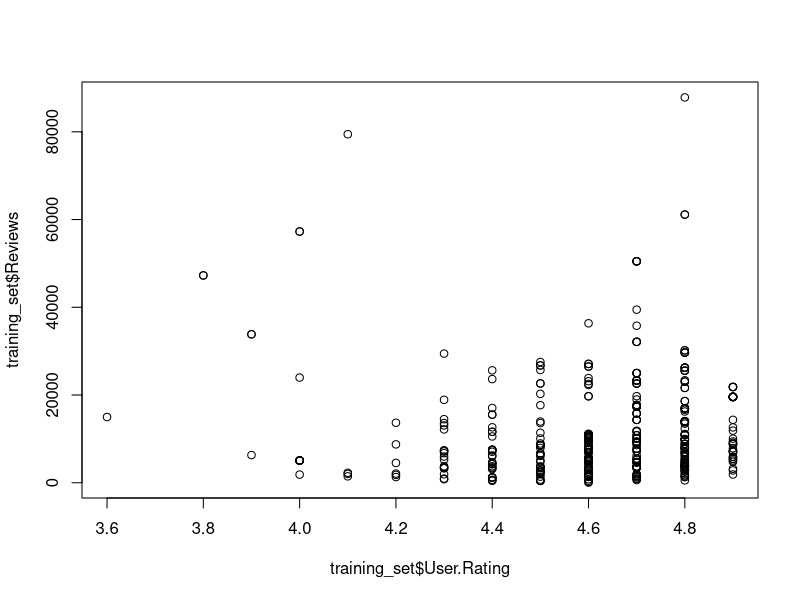
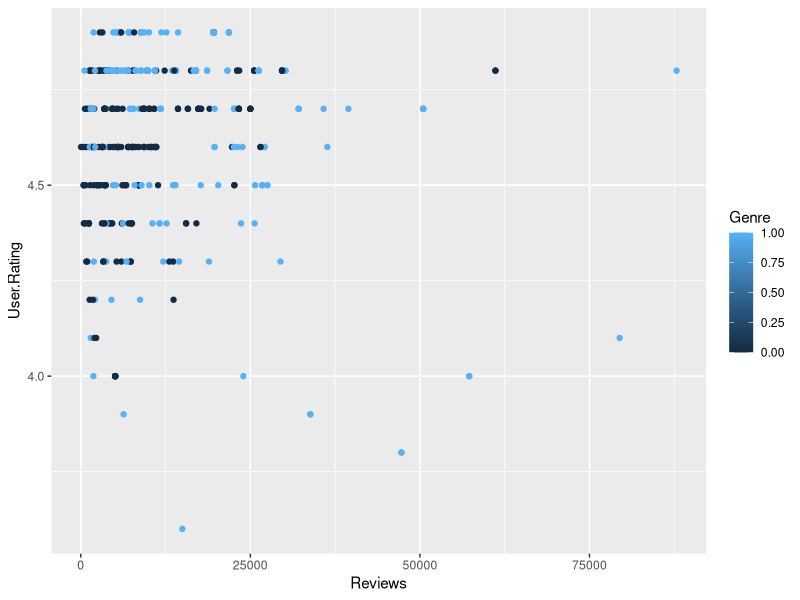
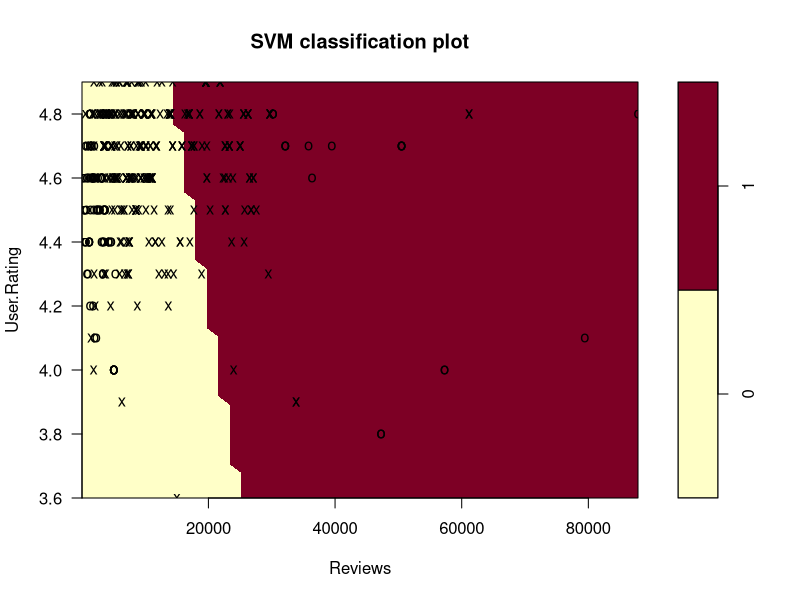
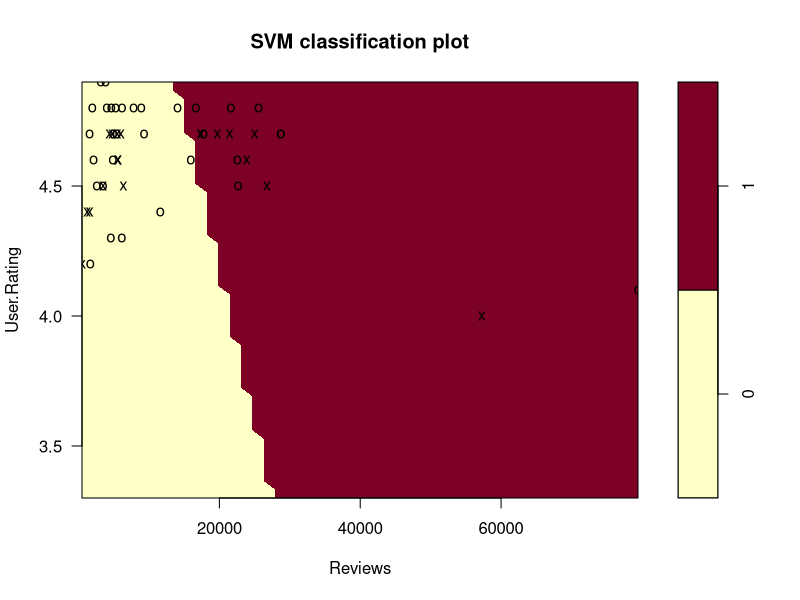
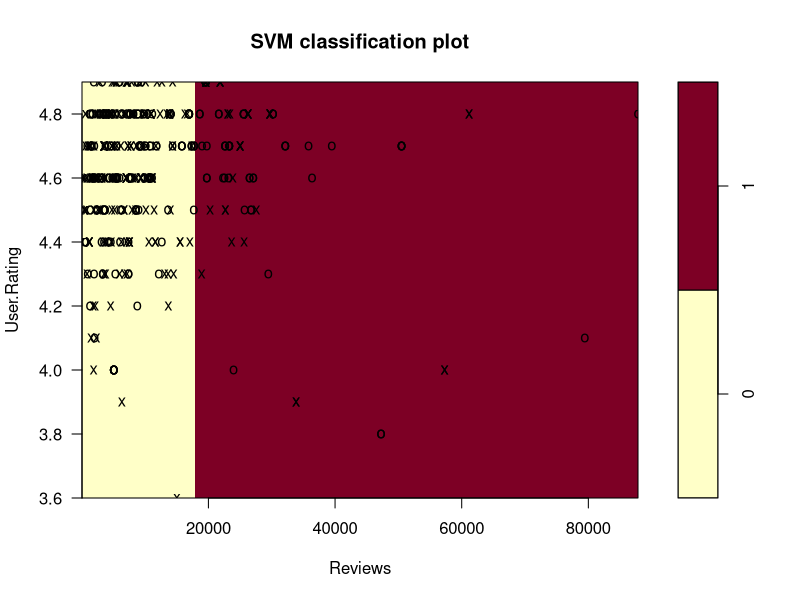
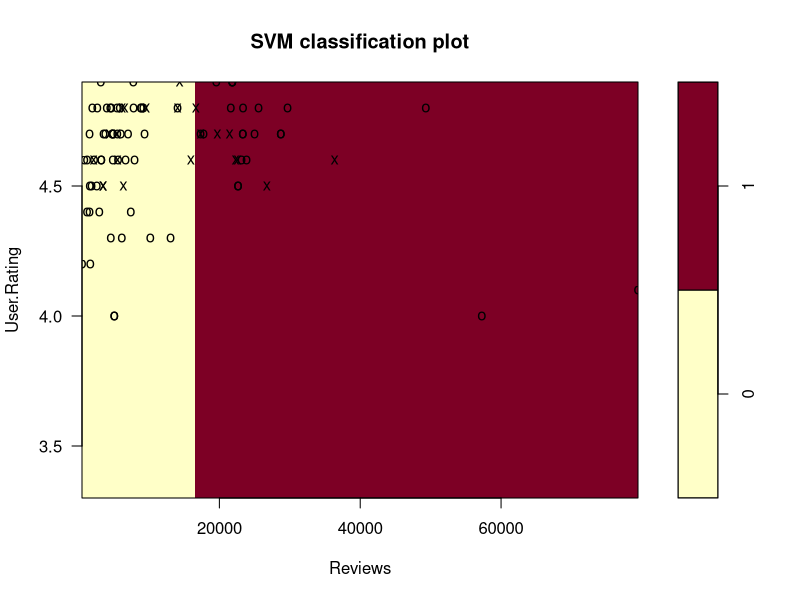
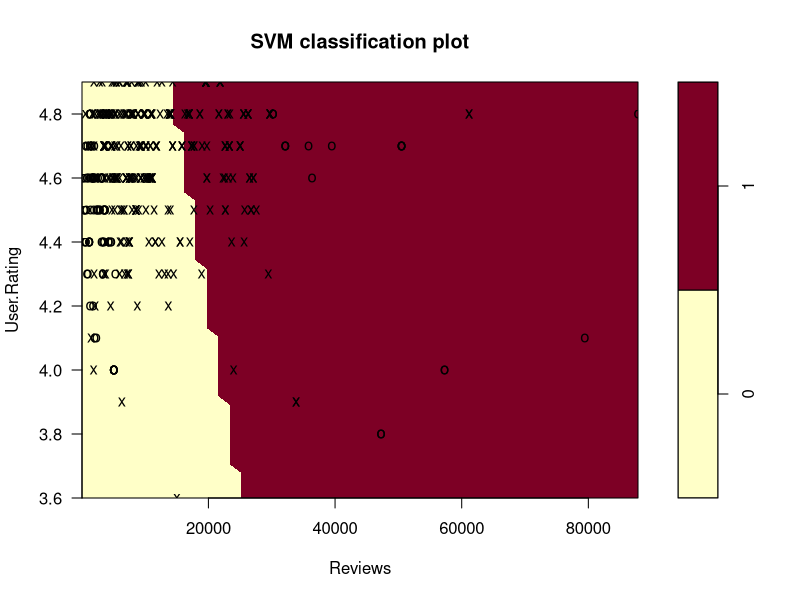
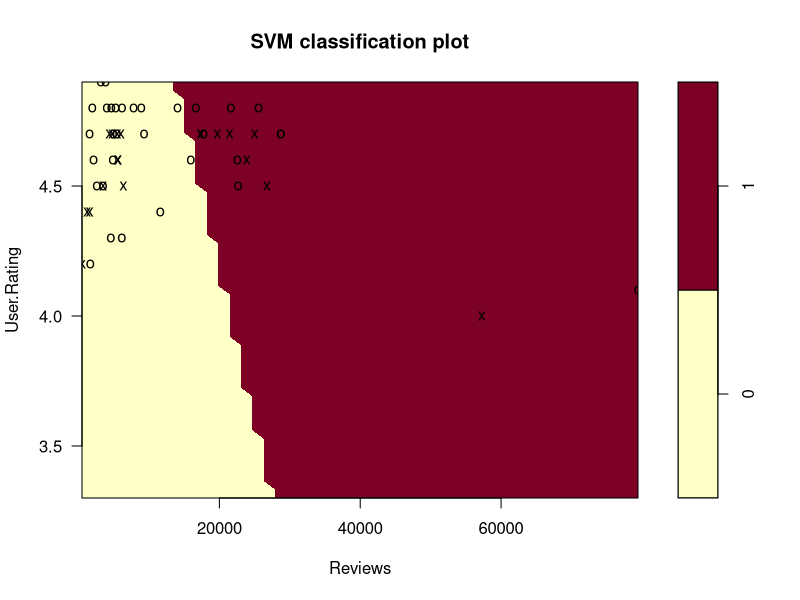

These charts were generated, in order, by the following R code:

#Dataset on Amazon's Top 50 bestselling books from 2009 to 2019. Contains 550 books, 
#Data has been categorized into fiction and non-fiction using Goodreads

# Importing the dataset 
bestseller_books <- read.csv("bestsellers with categories.csv", header = TRUE, sep = ",") 
bestseller_books <- bestseller_books[3:5] # Taking columns 3-5 for implementation
bestseller_books

str(bestseller_books) 
bestseller_books<-as.data.frame(bestseller_books)

# Normally we encoding the target feature as factor but here it has already been factor

bestseller_books$Genre
bestseller_books$Genre[bestseller_books$Genre == "Non Fiction"] <- 0
bestseller_books$Genre[bestseller_books$Genre == "Fiction"] <- 1

bestseller_books$Genre<-as.numeric(bestseller_books$Genre)
bestseller_books$Genre
str(bestseller_books)

# Splitting the dataset into the Training set and Test set 
install.packages('caTools') 
library(caTools) 

set.seed(150) 
split = sample.split(bestseller_books$Genre, SplitRatio = 0.75) 

training_set = subset(bestseller_books, split == TRUE) 
test_set = subset(bestseller_books, split == FALSE)

split
training_set
test_set

# Fitting SVM to the Training set 
install.packages('e1071') 
library(e1071) 

#Linear Support Vector Machines Classifier

classifier <- svm(formula =Genre ~ ., 
                 data = training_set, 
                 type = 'C-classification', 
                 kernel = 'linear') 

classifier

# Predicting the Test set results 
book_prediction = predict(classifier, newdata = test_set) 
book_prediction

# Making the Confusion Matrix 
confusion_matrix = table(test_set[, 3],book_prediction) 
confusion_matrix

#We determine performance of the model by calculating accuracy.
accurancy_rate<-sum(diag(confusion_matrix))/sum(confusion_matrix)
accurancy_rate

#We calculate missclassification by using accurancy
1-accurancy_rate



#Visualization of data with SVM classification
library(ggplot2)

plot(training_set$User.Rating,training_set$Reviews)

ggplot(data = training_set)+
  geom_point(aes(x =Reviews, y =User.Rating,color=Genre))

classifier <- svm(formula =Genre ~ ., 
                  data = training_set, 
                  type = 'C-classification', 
                  kernel = 'linear') 

classifier
plot(classifier,training_set)
plot(classifier,test_set)

classifier_2 <- svm(formula =Genre ~ ., 
                  data = training_set, 
                  type = 'C-classification', 
                  kernel = 'linear',
                  scale = FALSE)
                                 
classifier_2
plot(classifier_2,training_set)
plot(classifier_2,test_set)

classifier_3 <- svm(formula =Genre ~ ., 
                    data = training_set, 
                    type = 'C-classification', 
                    kernel = 'linear',
                    cost=10)

classifier_3
plot(classifier_3,training_set)
plot(classifier_3,test_set)

classifier_4 <- svm(formula =Genre ~ ., 
                  data = training_set, 
                  type = 'C-classification', 
                  kernel = 'linear',
                  cost=10,
                  scale=FALSE) 

classifier_4

plot(classifier_4,training_set)
plot(classifier_4,test_set)


#Non-Linear(Radial) Support Vector Machine Classifier

classifier_5 <- svm(formula =Genre ~ ., 
                  data = training_set, 
                  type = 'C-classification', 
                  kernel = "radial") 

classifier_5

# Predicting the Test set results 
book_prediction_5 = predict(classifier_5, newdata = test_set) 
book_prediction_5

# Making the Confusion Matrix 
confusion_matrix_5 = table(test_set[, 3],book_prediction_5) 
confusion_matrix_5

#We determine performance of the model by calculating accuracy.
accurancy_rate_5<-sum(diag(confusion_matrix_5))/sum(confusion_matrix_5)
accurancy_rate_5

#We calculate missclassification by using accurancy
1-accurancy_rate_5

plot(classifier_5,training_set)
plot(classifier_5,test_set)


#Non-Linear(Polynomial) Support Vector Machine Classifier


classifier_6 <- svm(formula =Genre ~ ., 
                    data = training_set, 
                    type = 'C-classification', 
                    kernel = "polynomial") 
classifier_6

# Predicting the Test set results 
book_prediction_6 = predict(classifier_6, newdata = test_set) 
book_prediction_6

# Making the Confusion Matrix 
confusion_matrix_6 = table(test_set[, 3],book_prediction_6) 
confusion_matrix_6

#We determine performance of the model by calculating accuracy.
accurancy_rate_6<-sum(diag(confusion_matrix_6))/sum(confusion_matrix_6)
accurancy_rate_6

#We calculate missclassification by using accurancy
1-accurancy_rate_6


plot(classifier_6,training_set)
plot(classifier_6,test_set)
